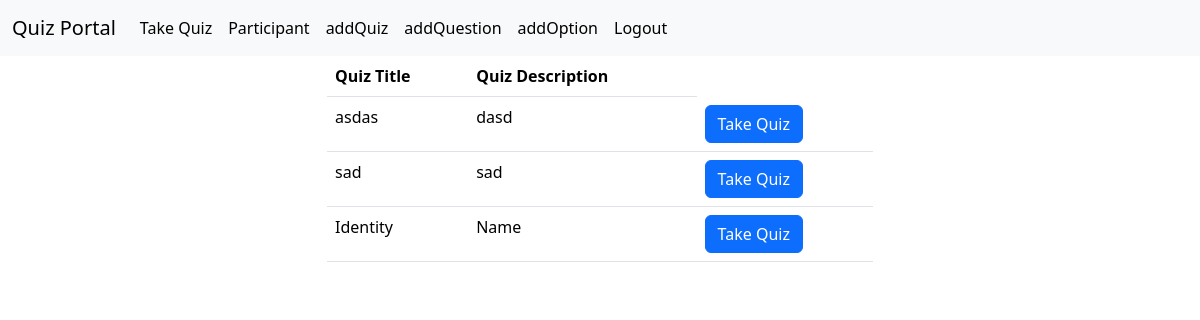
Page /homepage/ (signed in) on the committed database.
### myapp/models.py (models this page shows, shortened)
class Quiz(models.Model):
    title = models.TextField(max_length=300,blank=True,null=True)
    description = models.TextField(max_length=300,blank=True,null=True)

### myapp/views.py (the view)
# urls.py: path('homepage/',homepage,name='homepage'),
@login_required
def homepage(request):
    quizs =Quiz.objects.all()
    context = {
        'quizs' : quizs
    }
    return render(request,'homepage.html',context)

### templates/homepage.html
{% extends 'base.html' %}
{% block content %}
<div class="container container-center">
    <div class="row justify-content-center">
        <div class="col-md-6">
            <table class="table">
                <tr>
                    <th>Quiz Title</th>
                    <th>Quiz Description</th>
                </tr>
                {% for quiz in quizs %}
                <tr>
                    <td>{{quiz.title}}</td>
                    <td>{{quiz.description}}</td>
                    <td><a href="{% url 'take_quiz' quiz.id %}" class="btn btn-primary">Take Quiz</a></td>
                </tr>
                {% endfor %}
            </table>
        </div>
    </div>
</div>
{% endblock %}

### rows in the picture
Quiz: title "asdas", description "dasd"
Quiz: title "sad", description "sad"
Quiz: title "Identity", description "Name"
